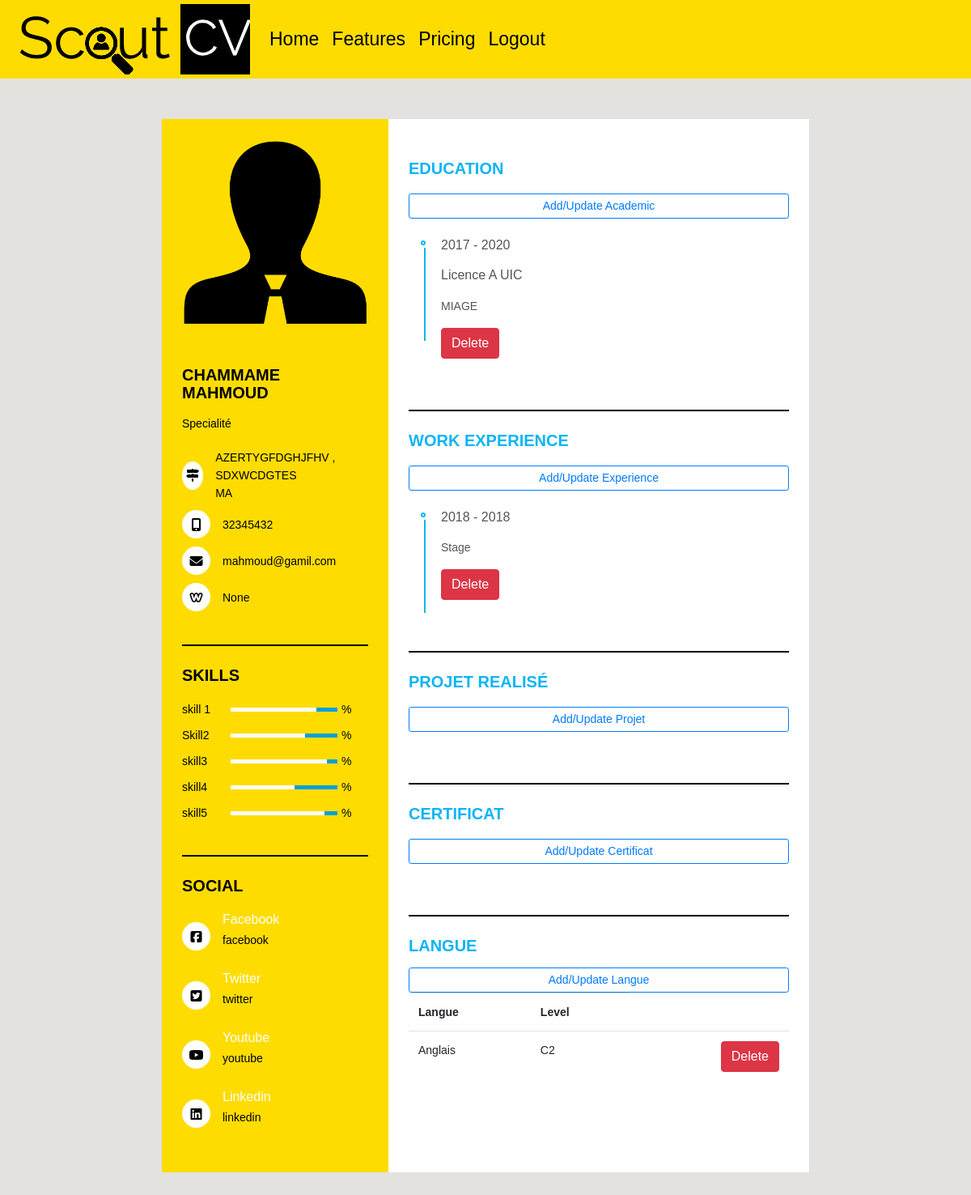
Page /profil/ (signed in) on the committed database.
### Candidat/models.py (models this page shows, shortened)
class Profil(models.Model):
    SEX = (
        ('', '(Gender)'),
        ('Homme','Male'),
        ('Femme','Female'),
    )
    STATUS = (
        ('', '(Status)'),
        ('Single','Single'),
        ('Married','Married'),
        ('Widowed','Widowed'),
        ('Divorced','Divorced'),
    )
    user = models.OneToOneField(User, null =True,on_delete=models.CASCADE)
    nom = models.CharField(max_length=20 ,null=True)
    prenom = models.CharField(max_length=20 ,null=True)
    date_n = models.DateField(null=True)
    sex = models.CharField(max_length=6,choices=SEX ,null=True)
    status = models.CharField(max_length=12,choices=STATUS ,null=True)
    nationalite = models.CharField(max_length=20 ,null=True)
    pays = CountryField(blank_label='(Country)' ,null=True)
    ville = models.CharField(max_length=20 ,null=True)
    telephone = models.CharField(max_length=20 ,null=True)
    adresse = models.TextField(null=True,blank=True)
    linkdin = models.URLField(max_length=200,null=True,blank=True)

class Academic(models.Model):
    TYPE = (
        ('CPGE/BTS/DEUG/...','CPGE/BTS/DEUG/...'),
        ('Licence','Licence '),
        ('Master','Master'),
        ('Doctorat','Doctorat'),
    )
    profil = models.ForeignKey('Profil',on_delete=models.CASCADE ,null=True)
    annee_debut = models.IntegerField(null=True)
    annee_fin = models.IntegerField(null=True)
    type_diplome = models.CharField(max_length=20,choices=TYPE ,null=True)
    description_academic = models.TextField(null=True,blank=True)
    ecole = models.ForeignKey('Ecole' , on_delete=models.DO_NOTHING ,null=True)

class Ecole(models.Model):
    nom_ecole = models.CharField(max_length=50 ,null=True)
    classement = models.IntegerField(null=True)
    def __str__(self):
        return self.nom_ecole

class Experience_Pro(models.Model):
    profil = models.ForeignKey('Profil',on_delete=models.CASCADE ,null=True)
    annee_debut = models.IntegerField( null=True)
    annee_fin = models.IntegerField( null=True)
    description_exp_pro = models.TextField(null=True,blank=True)

class Language(models.Model):
    lvl = (
        ('A1','découverte'),
        ('A2','usuel'),
        ('B1','niveau seuil'),
        ('B2','niveau avancé'),
        ('C1','autonome'),
        ('C2','maîtrise'),
    )
    profil = models.ForeignKey('Profil',on_delete=models.CASCADE ,null=True)
    langue = models.CharField(max_length=20 ,null=True)
    level = models.CharField(max_length=2,choices=lvl ,null=True)

### Candidat/decorators.py (the view)
        def wrapper_func(request, *args, **kwargs):
            group = None
            if request.user.groups.exists():
                group = request.user.groups.all()[0].name
            if group in allowed_roles:
                return view_func(request,*args, **kwargs)
            else:
                return HttpResponse("Not autherized .")

### Candidat/views.py (called while the page is built)
@login_required(login_url='login')
@allowed_users(allowed_roles=['Candidat'])
def profil(request):
    academics = request.user.profil.academic_set.all()
    exp_pros = request.user.profil.experience_pro_set.all()
    projets = request.user.profil.projet_realise_set.all()
    certificats = request.user.profil.certificat_set.all()
    langues = request.user.profil.language_set.all()
    context={
        'academics' : academics,
        'exp_pros':exp_pros,
        'projets' :projets,
        'certificats':certificats,
        'langues' : langues
    }
    return render(request ,'candidat/profil.html',context)

### templates/candidat/profil.html (shortened to what this page needs)
{% extends 'base.html' %}
{% load static %}
{% block style %}
  <link rel="stylesheet" href="{% static 'css/profil.css' %}">
{% endblock %}
{% block content %}
  <div class="resume">
    <div class="resume_left">
      <div class="resume_profile">
        <img src="{% static 'images/user.png' %}" alt="profile_pic">
      </div>
      <div class="resume_content">
        <div class="resume_item resume_info">
          <div class="title">
            <p class="bold">{{ request.user.profil.nom }} {{ request.user.profil.prenom }}</p>
            <p class="regular">Specialité</p>
          </div>
          <ul>
            <li>
              <div class="icon">
                <i class="fas fa-map-signs"></i>
              </div>
              <div class="data">
                {{ request.user.profil.adresse }} <br /> {{ request.user.profil.pays }}
              </div>
            </li>
            <li>
              <div class="icon">
                <i class="fas fa-mobile-alt"></i>
              </div>
              <div class="data">
                {{ request.user.profil.telephone }}
              </div>
            </li>
            <li>
              <div class="icon">
                <i class="fas fa-envelope"></i>
              </div>
              <div class="data">
                {{ request.user.email }}
              </div>
            </li>
            <li>
              <div class="icon">
                <i class="fab fa-weebly"></i>
              </div>
              <div class="data">
                {{ request.user.profil.linkdin }}
              </div>
            </li>
          </ul>
        </div>
        <div class="resume_item resume_skills">
          <div class="title">
            <p class="bold">skills</p>
          </div>
          <ul>
            <li>
              <div class="skill_name">
                skill 1
              </div>
              <div class="skill_progress">
                <span style="width: 80%;"></span>
              </div>
              <div class="skill_per">%</div>
            </li>
            <li>
              <div class="skill_name">
                Skill2
              </div>
              <div class="skill_progress">
                <span style="width: 70%;"></span>
              </div>
              <div class="skill_per">%</div>
            </li>
            <li>
              <div class="skill_name">
                skill3
              </div>
              <div class="skill_progress">
                <span style="width: 90%;"></span>
              </div>
              <div class="skill_per">%</div>
            </li>
            <li>
              <div class="skill_name">
                skill4
              </div>
              <div class="skill_progress">
                <span style="width: 60%;"></span>
              </div>
              <div class="skill_per">%</div>
            </li>
            <li>
              <div class="skill_name">
                skill5
              </div>
              <div class="skill_progress">
                <span style="width: 88%;"></span>
              </div>
              <div class="skill_per">%</div>
            </li>
          </ul>
        </div>
        <div class="resume_item resume_social">
          <div class="title">
            <p class="bold">Social</p>
          </div>
          <ul>
            <li>
              <div class="icon">
                <i class="fab fa-facebook-square"></i>
              </div>
              <div class="data">
                <p class="semi-bold">Facebook</p>
                <p>facebook</p>
              </div>
            </li>
            <li>
              <div class="icon">
                <i class="fab fa-twitter-square"></i>
              </div>
              <div class="data">
                <p class="semi-bold">Twitter</p>
                <p>twitter</p>
              </div>
            </li>
            <li>
              <div class="icon">
                <i class="fab fa-youtube"></i>
              </div>
              <div class="data">
                <p class="semi-bold">Youtube</p>
                <p>youtube</p>
              </div>
            </li>
            <li>
              <div class="icon">
                <i class="fab fa-linkedin"></i>
              </div>
              <div class="data">
                <p class="semi-bold">Linkedin</p>
                <p>linkedin</p>
              </div>
            </li>
          </ul>
        </div>
      </div>
    </div>
    <div class="resume_right">
      <div class="resume_item resume_education">
        <div class="title">
          <p class="bold">Education</p>
        </div>
        <div>
          <a class="btn btn-outline-primary btn-sm btn-block" href="{% url 'create_academic' %}">Add/Update Academic</a>
          <br>
        </div>
        <ul>
          {% for academic in academics %}
          <li>
            <div class="date">{{ academic.annee_debut }} - {{ academic.annee_fin }}</div>
            <div class="info">
              <p class="semi-bold">{{ academic.type_diplome }} A {{ academic.ecole }}</p>
              <p>{{ academic.description_academic }}</p>
            </div>
            <div>
              <td><a class="btn btn-danger " href="{% url 'delete_academic' academic.id %}">Delete</a></td>
            </div>
            <br>
          </li>
          {% endfor %}
        </ul>
      </div>
      <div class="resume_item resume_work">
        <div class="title">
          <p class="bold">Work Experience</p>
        </div>
        <div>
          <a class="btn btn-outline-primary btn-sm btn-block" href="{% url 'create_experience_pro' %}">Add/Update
            Experience</a>
          <br>
        </div>
        <ul>
          {% for exp_pro in exp_pros %}
          <li>
            <div class="date">{{ exp_pro.annee_debut }} - {{ exp_pro.annee_fin }}</div>
            <div class="info">
              <p>{{ exp_pro.description_exp_pro }}</p>
            </div>
            <div>
              <a class="btn btn-danger" href="{% url 'delete_experience_pro' exp_pro.id %}">Delete</a>
            </div>
            <br>
          </li>
          {% endfor %}
        </ul>
      </div>
      <div class="resume_item resume_work">
        <div class="title">
          <p class="bold">Projet Realisé</p>
        </div>
        <div>
          <a class="btn btn-outline-primary btn-sm btn-block" href="{% url 'create_projet' %}">Add/Update Projet</a>
          <br>
        </div>
      </div>
      <div class="resume_item resume_work">
        <div class="title">
          <p class="bold">Certificat</p>
        </div>
        <div>
          <a class="btn btn-outline-primary btn-sm btn-block" href="{% url 'create_certificat' %}">Add/Update
            Certificat</a>
          <br>
        </div>
      </div>
      <div class="resume_item resume_Langue">
        <p class="bold">Langue</p>
        <a class="btn btn-outline-primary btn-sm btn-block" href="{% url 'create_language' %}">Add/Update Langue</a>
        <table class="table">
          <tr>
            <th>Langue</th>
            <th>Level</th>
          </tr>
          {% for langue in langues %}
          <tr>
            <td>{{ langue.langue }}</td>
            <td>{{ langue.level }}</td>
            <td><a class="btn btn-danger float-right" href="{% url 'delete_language' langue.id %}">Delete</a></td>
          </tr>
          {% endfor %}
        </table>
      </div>
    </div>
  </div>
{% endblock %}

### templates/base.html (shortened to what this page needs)
{% load static %}
<!DOCTYPE html>
<html lang="en">
<head>
    <link rel="stylesheet" href="https://stackpath.bootstrapcdn.com/bootstrap/4.3.1/css/bootstrap.min.css">
    <link rel="stylesheet" href="{% static 'css/nav-bar.css' %}">
    {% block style %}
    {% endblock %}
</head>
<body>
    {% include 'nav-bar.html' %}
    {% block content %}
    {% endblock %}
</body>
</html>

### templates/nav-bar.html (shortened to what this page needs)
{% load static %}
<nav class="header navbar navbar-expand-lg">
  <img class="navbar-brand img-logo" src='{% static "images/ScoutIT.png" %}' />
  <div class="collapse navbar-collapse header-right" id="navbarNav">
    <ul class="navbar-nav">
      <li class="nav-item active">
        <a class="nav-link" href="#">Home <span class="sr-only">(current)</span></a>
      </li>
      <li class="nav-item">
        <a class="nav-link" href="#">Features</a>
      </li>
      <li class="nav-item">
        <a class="nav-link" href="#">Pricing</a>
      </li>
      <li class="nav-item">
        {% if user.is_authenticated %}
        <a class="nav-link" href="{% url 'logout' %}">Logout</a>
        {% else %}
        <a class="nav-link" href="{% url 'login' %}">Login</a>
        {% endif %}
      </li>
    </ul>
  </div>
</nav>

### static/css/nav-bar.css (style rules this page uses)
.header { overflow: hidden; background-color: #FFDC00; padding: 0px 10px; }
.header a { float: right; color: black; text-align: center; padding: 10px; text-decoration: none; font-size: 23px; line-height: 25px; border-radius: 4px; }
.header-right { float: right; }

### static/css/profil.css (style rules this page uses)
body { margin: 0; font-family: raleway, sans-serif; }
* { margin: 0; padding: 0; box-sizing: border-box; list-style: none; font-family: "raleway", sans-serif; }
body { background: #E3E2DE; font-size: 14px; line-height: 22px; color: #555555; }
.bold { font-weight: 700; font-size: 20px; text-transform: uppercase; }
.semi-bold { font-weight: 500; font-size: 16px; }
.resume { width: 800px; height: auto; display: flex; margin: 50px auto; }
.resume .resume_left { width: 280px; background: #FFDC00; }
.resume .resume_left .resume_profile { width: 100%; height: 280px; }
.resume .resume_left .resume_profile img { width: 100%; height: 100%; }
.resume .resume_left .resume_content { padding: 0 25px; }
.resume .title { margin-bottom: 20px; }
.resume .resume_left .bold { color: black; }
.resume .resume_left .regular { color: black; }
.resume .resume_item { padding: 25px 0; border-bottom: 2px solid black; }
.resume .resume_left .resume_item:last-child, .resume .resume_right .resume_item:last-child { border-bottom: 0px; }
.resume .resume_left ul li { display: flex; margin-bottom: 10px; align-items: center; }
.resume .resume_left ul li:last-child { margin-bottom: 0; }
.resume .resume_left ul li .icon { width: 35px; height: 35px; background: #fff; color: black; border-radius: 50%; margin-right: 15px; font-size: 16px; position: relative; }
.resume .icon i, .resume .resume_right .resume_hobby ul li i { position: absolute; top: 50%; left: 50%; transform: translate(-50%, -50%); }
.resume .resume_left ul li .data { color: black; }
.resume .resume_left .resume_skills ul li { display: flex; margin-bottom: 10px; color: black; justify-content: space-between; align-items: center; }
.resume .resume_left .resume_skills ul li .skill_name { width: 25%; }
.resume .resume_left .resume_skills ul li .skill_progress { width: 60%; margin: 0 5px; height: 5px; background: #009fd9; position: relative; }
.resume .resume_left .resume_skills ul li .skill_per { width: 15%; }
.resume .resume_left .resume_skills ul li .skill_progress span { position: absolute; top: 0; left: 0; height: 100%; background: #fff; }
.resume .resume_left .resume_social .semi-bold { color: #fff; margin-bottom: 3px; }
.resume .resume_right { width: 520px; background: #fff; padding: 25px; }
.resume .resume_right .bold { color: #0bb5f4; }
.resume .resume_right .resume_work ul, .resume .resume_right .resume_education ul { padding-left: 40px; overflow: hidden; }
.resume .resume_right ul li { position: relative; }
.resume .resume_right ul li .date { font-size: 16px; font-weight: 500; margin-bottom: 15px; }
.resume .resume_right ul li .info { margin-bottom: 20px; }
.resume .resume_right ul li:last-child .info { margin-bottom: 0; }
.resume .resume_right .resume_work ul li:before, .resume .resume_right .resume_education ul li:before { content: ""; position: absolute; top: 5px; left: -25px; width: 6px; height: 6px; border-radius: 50%; border: 2px solid #0bb5f4; }
.resume .resume_right .resume_work ul li:after, .resume .resume_right .resume_education ul li:after { content: ""; position: absolute; top: 14px; left: -21px; width: 2px; height: 115px; background: #0bb5f4; }

### rows in the picture
Academic: annee_debut "2017", annee_fin "2020", type_diplome "Licence", ecole "UIC", description_academic "MIAGE"
Experience_Pro: annee_debut "2018", annee_fin "2018", description_exp_pro "Stage"
Language: langue "Anglais", level "C2"

### other values in the picture
{{ request.user.profil.nom }} "CHAMMAME"
{{ request.user.profil.prenom }} "MAHMOUD"
{{ request.user.profil.adresse }} "AZERTYGFDGHJFHV , SDXWCDGTES"
{{ request.user.profil.pays }} "MA"
{{ request.user.profil.telephone }} "32345432"
{{ request.user.email }} "mahmoud@gamil.com"
{{ request.user.profil.linkdin }} "None"
